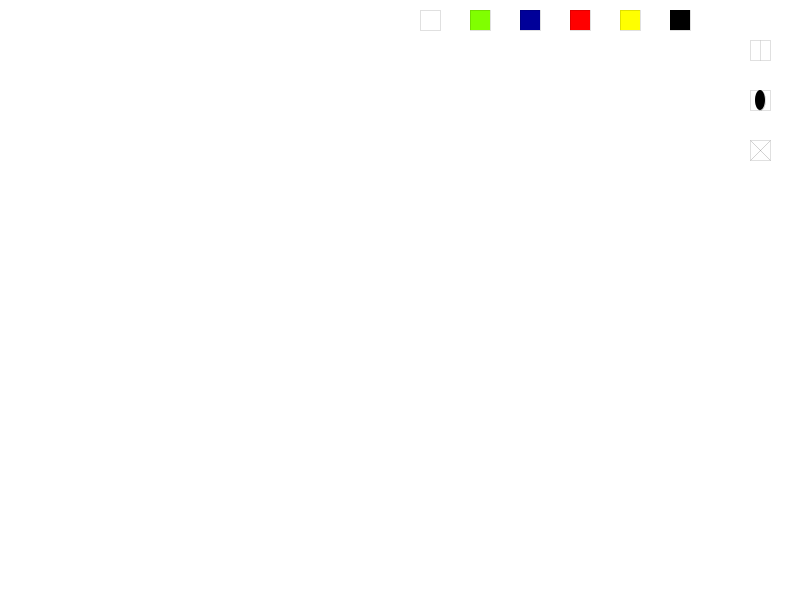
Frame 1 (no input)
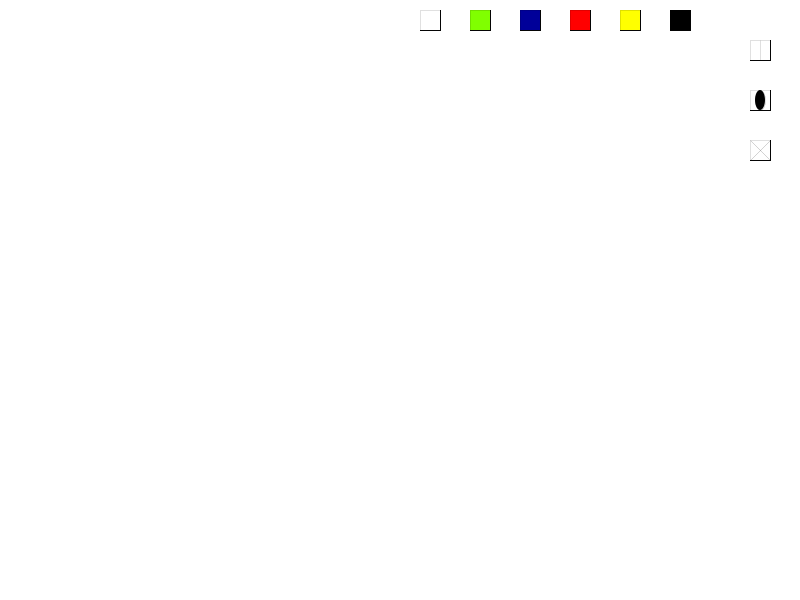
Frame 60 (the mouse pressed at the canvas centre just before this capture)
Frame 120 (the mouse held since frame 60 and released just before this capture): identical to frame 60, image omitted

The Processing sketch that drew these frames (run headless with seeded random() and noise(); from frame 60 on, the mouse is pressed at the canvas centre):

// Processing sketch: Paint
// ── Paint.pde
int rectWX, rectWY;      // Position of color button and tool button
int rectGX, rectGY; 
int rectBX, rectBY;
int rectRX, rectRY; 
int rectYX, rectYY;
int rectBLX, rectBLY; 
int line_buttonX, line_buttonY; 
int eraserX, eraserY; 
int clearX, clearY;
int rectwidth = 20;     // width of rectangle
int rectheight = 20;   //height of rectangle
int currentWeight;    //weight of current stroke
color rectWColor, rectGColor, rectBColor, rectRColor, rectYColor, rectBLColor,line_buttonColor, eraserColor, clearColor;
color currentColor, previousColor;   //all of the colors
boolean rectWOver = false;   //flag to check for button pressing
boolean rectGOver = false;
boolean rectBOver = false;
boolean rectROver = false;
boolean rectYOver = false;
boolean rectBLOver = false;
boolean line_buttonOver = false;
boolean eraserOver = false;
boolean clearOver = false;
boolean line_button = false;
boolean second_button = false;

void setup()
{
  size(800, 600);
  background(255);
  noStroke();
  rectWColor = color(255);   //setting up the color for the buttons
  rectGColor = color(128,255,0);
  rectBColor = color(0,0,153);
  rectRColor = color(255,0,0);
  rectYColor = color(255,255,0);
  rectBLColor = color(0);
  line_buttonColor = color(255);
  eraserColor = color(255);
  clearColor = color(255);
  rectWX = 420;
  rectWY = 10;
  rectGX = 470;
  rectGY = 10;
  rectBX = 520;
  rectBY = 10;
  rectRX = 570;
  rectRY = 10;
  rectYX = 620;
  rectYY = 10;
  rectBLX = 670;
  rectBLY = 10;
  line_buttonX = 750;
  line_buttonY = 40;
  eraserX = 750;
  eraserY = 90;
  clearX = 750;
  clearY = 140;
}

void draw()
{
  update(mouseX, mouseY); //calling the update function 
  pushMatrix();
  stroke(0);
  strokeWeight(0);
  if (rectWOver) {  //highlights the button once the mouse is over it.
    fill(128,128,128);
  } else {
    fill(rectWColor);
  }
  rect(rectWX, rectWY, rectwidth, rectheight); //draw the color button
  
  
  if (rectGOver) {
    fill(128,128,128);
  } else {
    fill(rectGColor);
  }
  rect(rectGX, rectGY, rectwidth, rectheight);
  
  
  if (rectBOver) {
    fill(128,128,128);
  } else {
    fill(rectBColor);
  }
  rect(rectBX, rectBY, rectwidth, rectheight);
   if (rectROver) {
    fill(128,128,128);
  } else {
    fill(rectRColor);
  }
  rect(rectRX, rectRY, rectwidth, rectheight);
  
  
  if (rectYOver) {
    fill(128,128,128);
  } else {
    fill(rectYColor);
  }
  rect(rectYX, rectYY, rectwidth, rectheight);
  
  
  if (rectBLOver) {
    fill(128,128,128);
  } 
  else {
    fill(rectBLColor);
  }
  rect(rectBLX, rectBLY, rectwidth, rectheight);
  
  pushMatrix();    //the line command button
  if (line_buttonOver) {
    fill(128,128,128);
  }
  else {
    fill(line_buttonColor);
  }
  rect(line_buttonX, line_buttonY, rectwidth, rectheight);
  line(760, 40,760, 60);
  popMatrix();
  
  pushMatrix();  //the eraser
  if (eraserOver) {
    fill(128,128,128);
  }
  else {
    fill(eraserColor);
  }
  rect(eraserX, eraserY, rectwidth, rectheight);
  fill(0);
  ellipse(760,100, rectwidth-10, rectheight);
  popMatrix();
  
  pushMatrix();  //the clear button
  if (clearOver) {
    fill(128,128,128);
  }
  else {
    fill(clearColor);
  }
  rect(clearX, clearY, rectwidth, rectheight);
  line(clearX, clearY, 770, 160);
  line(750,160,770,140);
  popMatrix();
  
  popMatrix(); //done with configuring all buttons
  
  stroke(currentColor);  //updating color
  strokeWeight(currentWeight); //updating the thickness of the line
}

void update(int x, int y) { //function to update all of the button flags, to see which one is being pressed.
  if ( overRect(rectWX, rectWY, rectwidth,rectheight) ) {
    rectWOver = true;
    rectGOver = false;
    rectBOver = false;
    rectROver = false;
    rectYOver = false;
    rectBLOver = false;
  } 
  else if ( overRect(rectGX, rectGY, rectwidth, rectheight) ) 
  {
    rectWOver = false;
    rectGOver = true;
    rectBOver = false;
    rectROver = false;
    rectYOver = false;
    rectBLOver = false;
  } 
  else if ( overRect(rectBX, rectBY, rectwidth, rectheight) ) 
  {
    rectWOver = false;
    rectGOver = false;
    rectBOver = true;
    rectROver = false;
    rectYOver = false;
    rectBLOver = false;
  } 
  else if ( overRect(rectRX, rectRY, rectwidth, rectheight) ) 
  {
    rectWOver = false;
    rectGOver = false;
    rectBOver = false;
    rectROver = true;
    rectYOver = false;
    rectBLOver = false;
  } 
  else if ( overRect(rectYX, rectYY, rectwidth, rectheight) ) 
  {
    rectWOver = false;
    rectGOver = false;
    rectBOver = false;
    rectROver = false;
    rectYOver = true;
    rectBLOver = false;
  } 
  else if ( overRect(rectBLX, rectBLY, rectwidth, rectheight) ) 
  {
    rectWOver = false;
    rectGOver = false;
    rectBOver = false;
    rectROver = false;
    rectYOver = false;
    rectBLOver = true;
  } 
  else if ( overRect(line_buttonX, line_buttonY, rectwidth, rectheight) ) 
  {
    line_buttonOver = true;
    eraserOver = false;
    clearOver = false;
  } 
   else if ( overRect(eraserX, eraserY, rectwidth, rectheight) ) 
  {
    line_buttonOver = false;
    eraserOver = true;
    clearOver = false;
    
  } 
   else if ( overRect(clearX, clearY, rectwidth, rectheight) ) 
  {
    line_buttonOver = false;
    eraserOver = false;
    clearOver = true;
  } 
  else 
  {
    rectWOver = false;
    rectGOver = false;
    rectBOver = false;
    rectROver = false;
    rectYOver = false;
    rectBLOver = false;
    line_buttonOver = false;
    eraserOver = false;
    clearOver = false;
  }
}

boolean overRect(int x, int y, int width, int height)  {    //checking if the button are pressed.
  if (mouseX >= x && mouseX <= x+width && mouseY >= y && mouseY <= y+height) 
  {
    return true;
  } 
  else 
  {
    return false;
  }
}

void mousePressed() {  //change to the appropriate feature when button is pressed.
  if (rectWOver) 
  {
    currentColor = rectWColor;
    previousColor = currentColor;
  }
  if (rectGOver) 
  {
    currentColor = rectGColor;
    previousColor = currentColor;
  }
  if (rectBOver) 
  {
    currentColor = rectBColor;
    previousColor = currentColor;
  }
  if (rectROver) 
  {
    currentColor = rectRColor;
    previousColor = currentColor; 
  }
  if (rectYOver) 
  {
    currentColor = rectYColor;
    previousColor = currentColor;
  }
  if (rectBLOver) 
  {
    currentColor = rectBLColor;
    previousColor = currentColor;
  }
  if(line_buttonOver)
  {
    line_button = true;
    second_button = false;
  }
  if(eraserOver)
  {
    second_button = true;
    line_button = false;
  }
  if(clearOver)
  {
    background(255);
  }
}

void mouseDragged()  //draw line when drag and press mouse
{
    if(line_button == true)
    {
      currentColor = previousColor; //make sure the color will not change after erasing.
      currentWeight = 1;
      line(pmouseX, pmouseY, mouseX, mouseY);
    }
    else if(second_button == true)  //the second button is true
  {
    fill(currentColor); 
    ellipse(mouseX, mouseY, 10,20); //the dimaeter of the eraser is 10 by 20
  }
    else {
      line(pmouseX, pmouseY, mouseX, mouseY);
    }
}

void keyPressed()   //saving as jpg when pressed s
{
  if(key == 's')
  {
    save("MySketch.jpg");
  }
}
